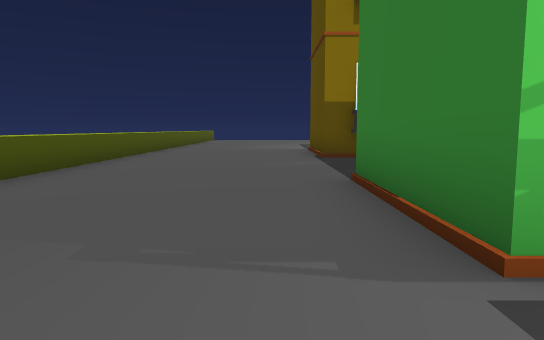
View 1 (above)

22 first-person views from a walk through a scene from a Unity 3-D project. The camera is 1.3 m above the floor, tilts 6° down and sees 70° across. The floor is counted in squares, 2 m on a side. Each view is taken from the middle of a square. On the plan, view 1 faces up. The plan holds only what a view shows up to about 11 squares ahead; the rest is blank. The place goes on beyond the plan. The player character is not drawn. Some surface patterns are stand-ins.

View 2
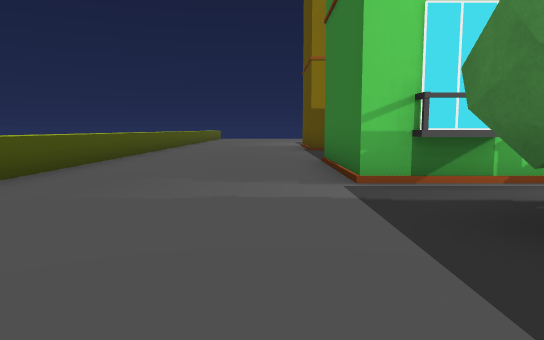

View 3
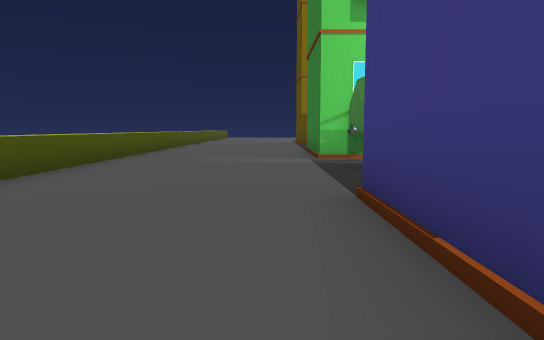

View 4
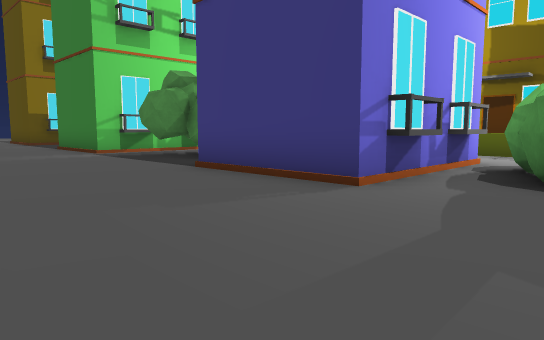

View 5
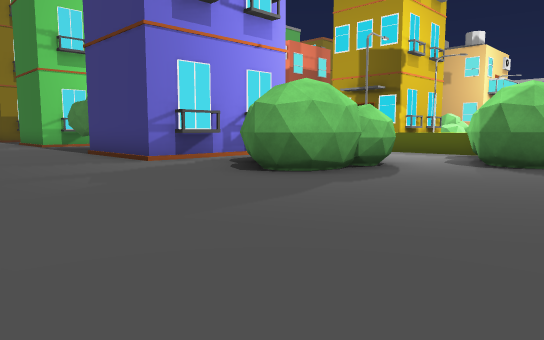

View 6
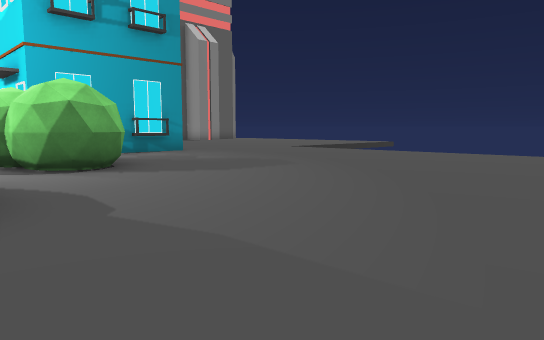

View 7
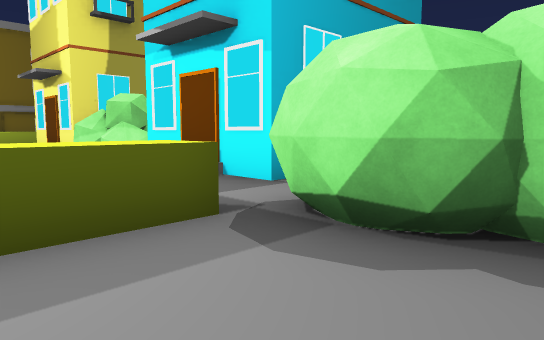

View 8
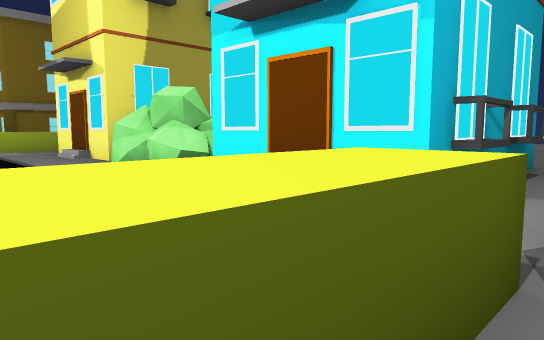

View 9
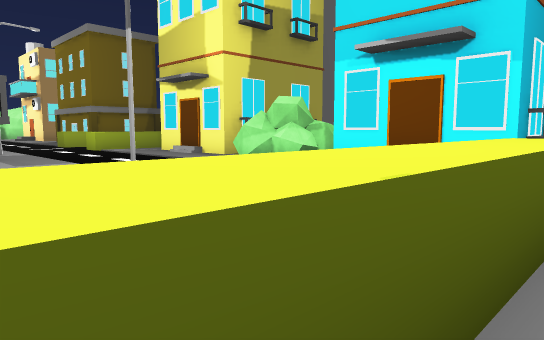

View 10
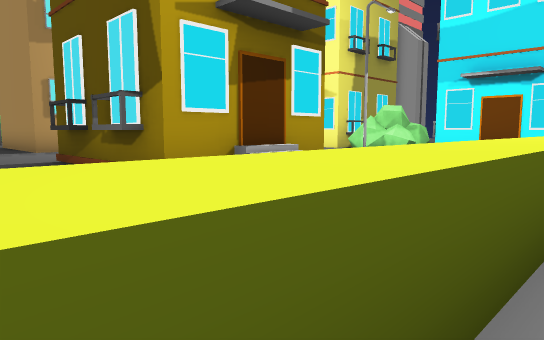

View 11
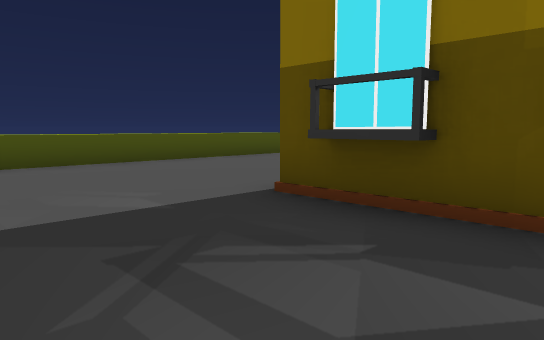

View 12
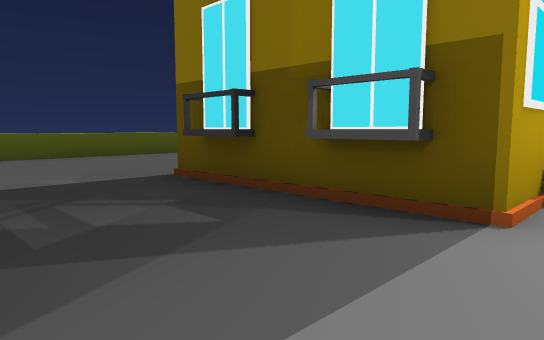

View 13
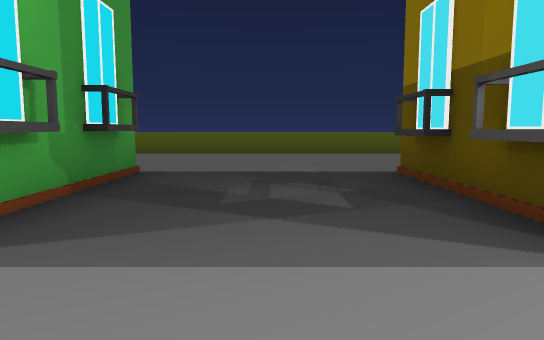

View 14
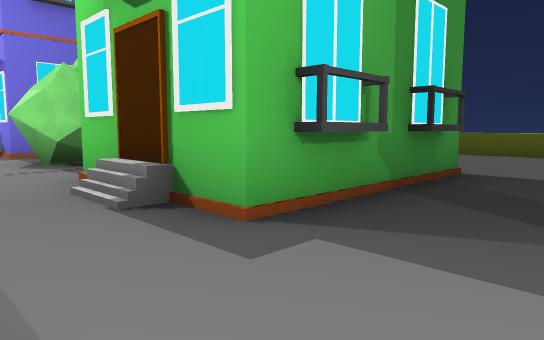

View 15
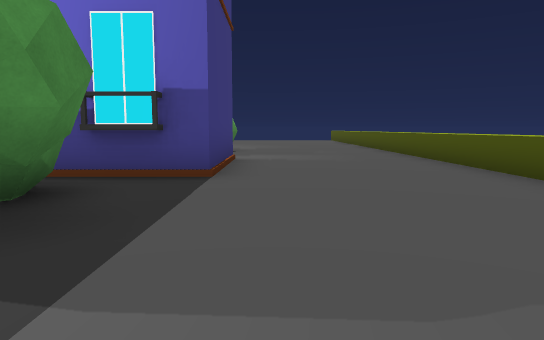

View 16
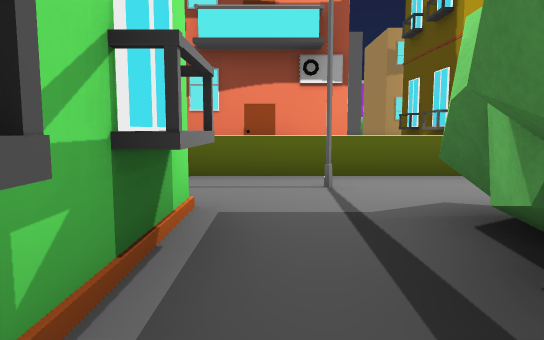

View 17
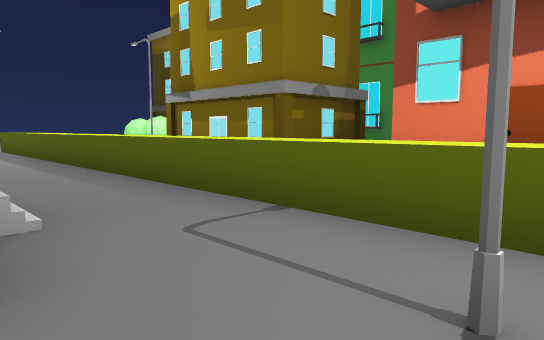

View 18
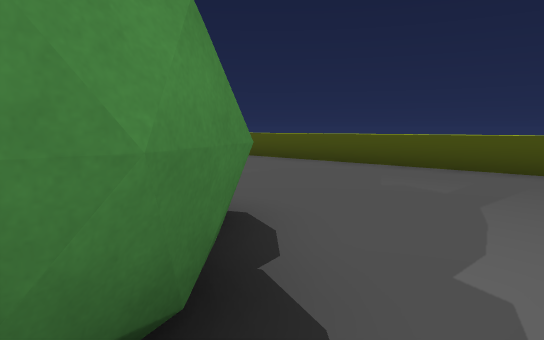

View 19
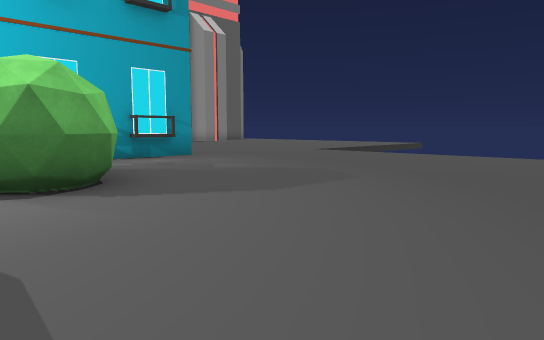

View 20
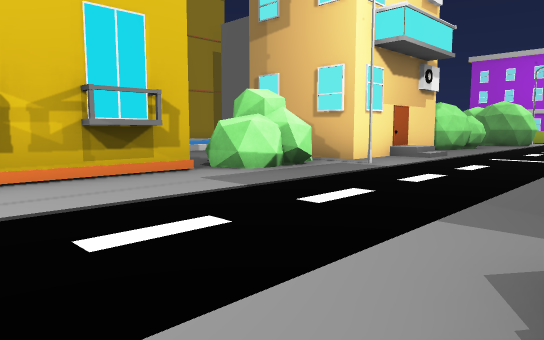

View 21
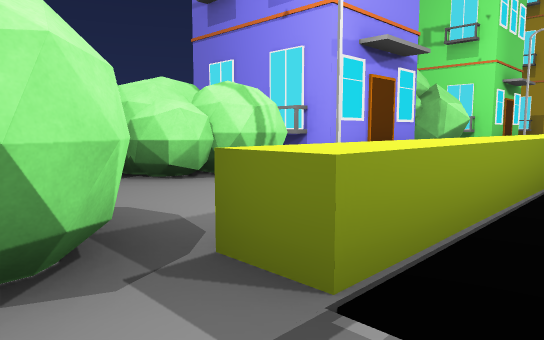

View 22
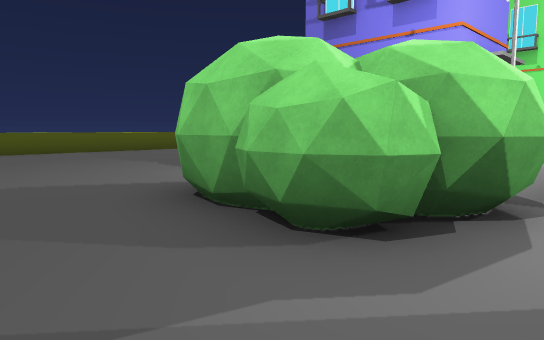

### Floor plan
Key: @ floor where view 1 was taken; # wall or solid block; x gap in a wall; . floor; / step, stairs or slope; ^ raised ledge; B building; P pole.
Columns run from 4 left of view 1 to 24 right of it. Each row starts with its distance up from view 1.
 10 ^.....B  B .^  #
  9 ^.....BBB#..^  #
  8 ^...........^  #
  7 ^...........^  #
  6 ^...........^  ####
  5 ^.....#B#B..^
  4 ^....B   B..^
  3 ^....B   B..^   #
  2 ^....BBBBB..^  /#
  1 ^...........^  /#
  0 ^...@.###.P.^   #
 -1 ^.....# ##..^
 -2 ^.....###. .^
 -3 ^.....#B . .^      ......
 -4 ^....B   #  ^   BBBB....#
 -5 ^....B   #  ^  /B    .  #
 -6 ^....BBBB#..^  .BB  .#  #
 -7 ^...........^    .##x#######
 -8 ^.....####P.^    ......P.//..
 -9 ^.....###...^    ............
-10 ^.....###...^    ............
-11 ^.........##^    ...//..^
-12 ^........###... .^x.//..^
-13 ^........###.BBB####BBB
-14 ^............B  ##
-15    ..........B

Positions as (right, up) in squares from view 1, and headings:
1: (0, 0), facing up
2: (0, -3), facing up
3: (0, -7), facing up
4: (-3, -9), facing up-right
5: (-3, -14), facing up-right
6: (-2, -10), facing down-right
7: (5, -9), facing down-right
8: (7, -9), facing down-right
9: (7, -6), facing down-right
10: (7, -1), facing down-right
11: (4, 6), facing up-left
12: (6, 6), facing up-left
13: (7, 7), facing left
14: (7, 7), facing down-left
15: (0, 2), facing down
16: (2, 1), facing right
17: (5, 0), facing up-right
18: (3, -7), facing down-left
19: (0, -11), facing down-right
20: (12, -12), facing up-right
21: (9, -12), facing up-left
22: (8, -15), facing up-left
